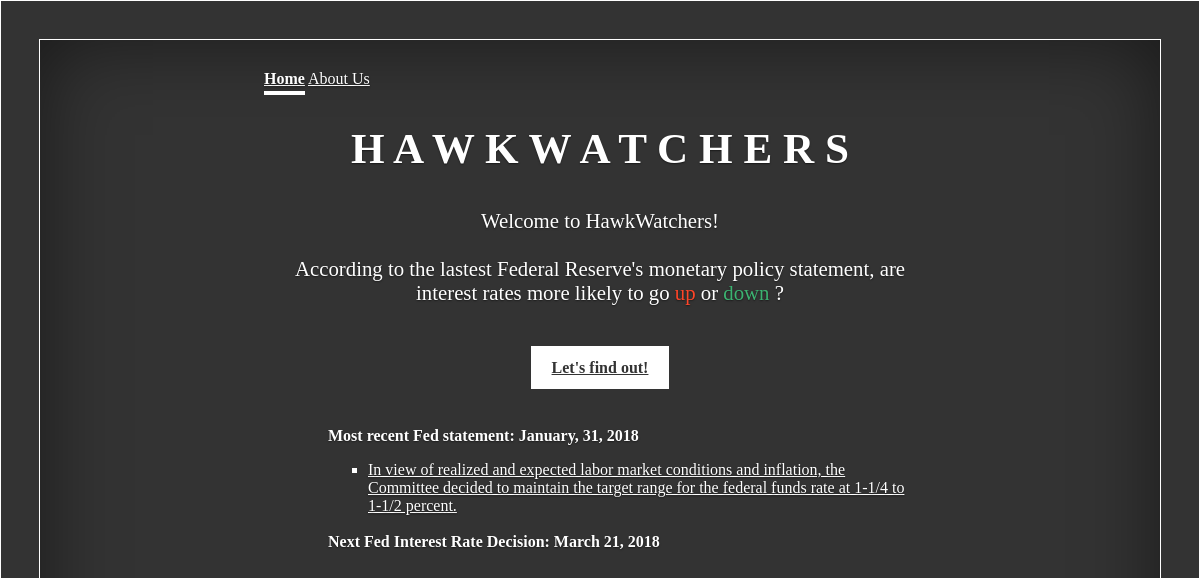
The page /hawk_tracker/ on the database its author committed.
### hawk_tracker/models.py (models this page shows, shortened)
class Statement(models.Model):
    statement_title = models.CharField(max_length=1200, default ="Or find out what Hawkwatchers thinks about the latest Fed Statement!")
    statement_header = models.CharField(max_length=1200)
    statement_text = models.CharField(max_length=3200)
    statement_last = models.DateTimeField('date published')
    statement_next = models.CharField(max_length=1200, default ="Next Fed Interest Rate Decision: March 21, 2018")

### hawk_tracker/views.py (the view)
# urls.py: path('', views.IndexView.as_view(), name='index'),
class IndexView(generic.ListView):
    template_name = 'hawk_tracker/index.html'
    context_object_name = 'latest_statement_list'
    def get_queryset(self):
        return Statement.objects.order_by('-statement_last')[:5]

### hawk_tracker/templates/hawk_tracker/index.html (shortened to what this page needs)
{% load static %}
<!DOCTYPE html>
<link rel="stylesheet" type="text/css" href="{% static 'hawk_tracker/style2.css' %}" />
<html>
    <head>
    </head>
<body class = "text-center">
    <div class="cover-container d-flex h-100 p-3 mx-auto flex-column">
        <header class="masthead-mb-auto">
            <div class="inner">
                    <nav class="nav nav-masthead justify-content-center">
                    <a class="nav-link active" href="/index">Home</a>
                    <a class="/about" href="about/">About Us</a>
    <main role="main" class="inner cover">
        <h1 align = 'center' style ='font-size:270%;'class="cover-heading">H A W K W A T C H E R S</h1>
        <p align = 'center' style ='font-size:130%' class="lead">Welcome to HawkWatchers!</br></br>
         According to the lastest Federal Reserve's monetary policy statement, are interest rates more likely to go <span style="color:rgb(255, 70, 41)" style='font-size:130%' > up </span> or <span style="color: rgb(60, 179, 113)"> down </span> ? </p> </br>
        <p class="lead">
            <div style="text-align:center">
            <a  href="add_query/"  class="btn btn-lg btn-secondary" >Let's find out!</a>
        </div>
    </body>
{% if latest_statement_list %}
    <ul> </br>
    {% for st in latest_statement_list %}
    <p>
        <strong> Most recent Fed statement: January, 31, 2018 </strong></br>
        <ul TYPE="square">
        <li ><a href="{% url 'hawk_tracker:detail' st.id %}">{{ st.statement_header }}</a></li></br>
        </ul>
        <strong>{{ st.statement_next }}<strong>
    {% endfor %}
    </ul>
{% else %}
    No statements are available.
{% endif %}
</html>

### hawk_tracker/static/hawk_tracker/style2.css (style rules this page uses)
a, a:focus, a:hover { color: #fff; }
.btn-secondary, .btn-secondary:hover, .btn-secondary:focus { color: #333; text-shadow: none; background-color: #fff; border: .05rem solid #fff; }
html, body { height: 100%; background-color: #333; border: 1px solid white; padding: 30px; }
body { display: -ms-flexbox; display: -webkit-box; display: flex; -ms-flex-pack: center; -webkit-box-pack: center; justify-content: center; color: #fff; text-shadow: 0 .05rem .1rem rgba(0, 0, 0, .5); box-shadow: inset 0 0 5rem rgba(0, 0, 0, .5); }
.cover-container { max-width: 42em; }
.nav-masthead .nav-link { padding: .25rem 0; font-weight: 700; color: rgba(255, 255, 255, .5); background-color: transparent; border-bottom: .25rem solid transparent; }
.nav-masthead .active { color: #fff; border-bottom-color: #fff; }
@media (min-width: 48em) { .nav-masthead { float: right; } }
.cover { padding: 0 1.5rem; }
.cover .btn-lg { padding: .75rem 1.25rem; font-weight: 700; }

### rows shown on the page
Statement: statement_header "In view of realized and expected labor market conditions and inflation, the Committee decided to maintain the target range for the federal funds rate at 1-1/4 to 1‑1/2 percent.", statement_next "Next Fed Interest Rate Decision: March 21, 2018"
